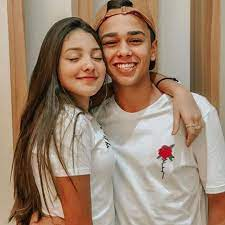
#> input picture projeto/imagem.jpg, 225 x 225 px, given in place of imagem.png, which was not available
$ python gradientesRoberts.py
#> lines starting #> are read from the running program, lines starting #| are printed output that depends on the picture; pictures that were not available may be replaced by others from this repository, and a replacement may not be noted
import cv2
import numpy as np

# carregando a imagem em escala de cinza
img = cv2.imread('semana10/imagem.png', 0)
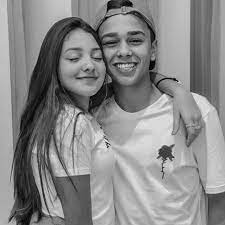
#> img: shape (225, 225); min 0, max 243, mean 136.4

# aplicando o operador de Roberts
kernelx = np.array([[1, 0], [0, -1]])
kernely = np.array([[0, 1], [-1, 0]])
robertsx_img = cv2.filter2D(img, -1, kernelx)
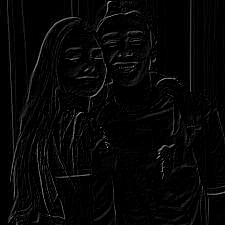
#> robertsx_img: shape (225, 225); min 0, max 175, mean 6.2
robertsy_img = cv2.filter2D(img, -1, kernely)
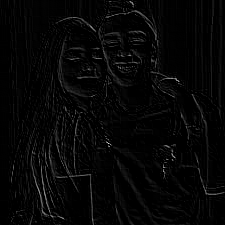
#> robertsy_img: shape (225, 225); min 0, max 221, mean 6.1
roberts_img = cv2.addWeighted(robertsx_img, 0.5, robertsy_img, 0.5, 0)
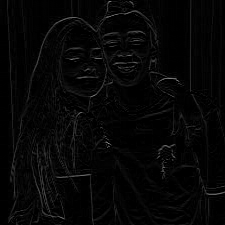
#> roberts_img: shape (225, 225); min 0, max 144, mean 6.1

# exibindo os filtros horizontais e verticais
cv2.imshow('Filtro horizontal', robertsx_img)
cv2.imshow('Filtro vertical', robertsy_img)
cv2.imshow('Operador de Roberts', roberts_img)
cv2.waitKey(0)
cv2.imwrite('semana10/imagem_resultante_roberts.png', roberts_img)
cv2.imwrite('semana10/imagem_resultante_robertsx.png', robertsx_img)
cv2.imwrite('semana10/imagem_resultante_robertsy.png', robertsy_img)
cv2.destroyAllWindows()
